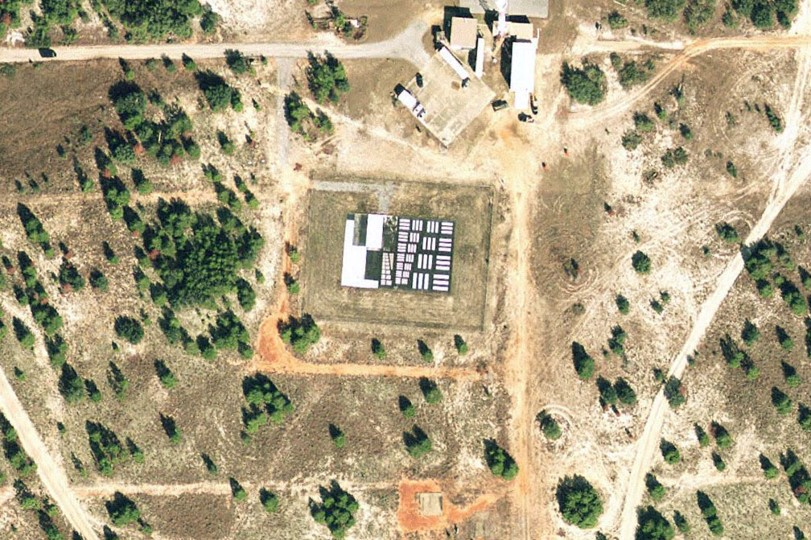
#> input picture default/GRID.jpg, 811 x 540 px
$ python -i utils.py   (imports and definitions only)
#> lines starting #> are read from the running program, lines starting #| are printed output that depends on the picture
#> further down, picture is the input picture: shape (540, 811, 3); mean B, G, R 130.6, 161.6, 173.7
import os
import sys
from itertools import repeat
import cv2

# PyInstaller creates a temp folder and stores path in _MEIPASS
# [8 lines left out: function resource_path, not called in this run]

#Function to return the model path using the model name
def model_path(name):
    return resource_path('ONNX_models\\new_'+name.lower()+'.onnx')

#Util scripts to be used in VPW
# [23 lines left out: functions scale_to_fit_canvas, calculate_video_position, not called in this run]

def perform_pre_processing(input_array):
        img_yuv = cv2.cvtColor(input_array, cv2.COLOR_BGR2YUV)
#> img_yuv: shape (540, 811, 3); mean of channels 0, 1, 2 161.7, 112.7, 138.5
        img_yuv[:,:,0] = cv2.equalizeHist(img_yuv[:,:,0])
#> img_yuv: shape (540, 811, 3); mean of channels 0, 1, 2 128.2, 112.7, 138.5
        input_array = cv2.cvtColor(img_yuv, cv2.COLOR_YUV2BGR)
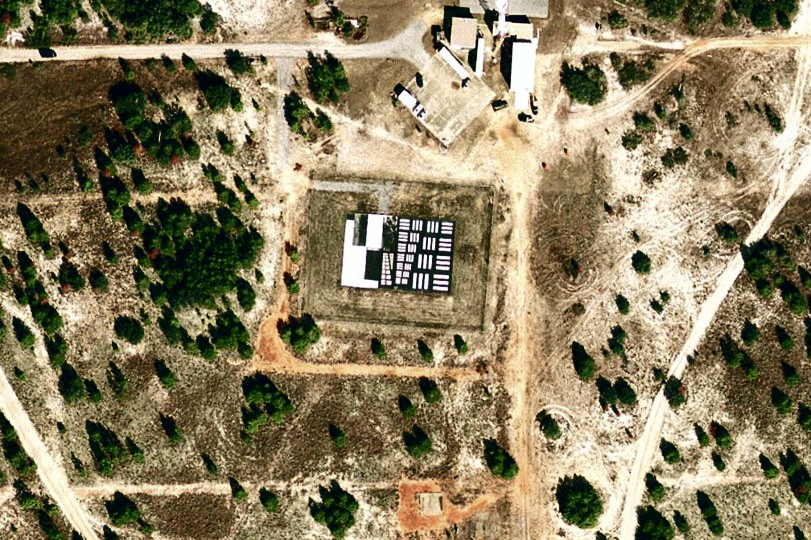
#> input_array: shape (540, 811, 3); mean B, G, R 97.3, 128.1, 140.5
        return input_array


# [14 lines left out: function generate_cropped_image, not called in this run]

>>> import cv2
>>> picture = cv2.imread('../default/GRID.jpg')
>>> result = perform_pre_processing(picture)
